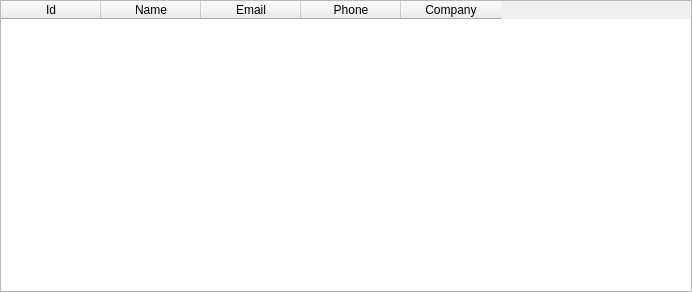
<?xml version="1.0" encoding="UTF-8"?>
<ui version="4.0">
 <class>ProvidersForm</class>
 <widget class="QWidget" name="ProvidersForm">
  <property name="geometry">
   <rect>
    <x>0</x>
    <y>0</y>
    <width>692</width>
    <height>292</height>
   </rect>
  </property>
  <property name="windowTitle">
   <string/>
  </property>
  <layout class="QVBoxLayout" name="verticalLayout">
   <property name="leftMargin">
    <number>0</number>
   </property>
   <property name="topMargin">
    <number>0</number>
   </property>
   <property name="rightMargin">
    <number>0</number>
   </property>
   <property name="bottomMargin">
    <number>0</number>
   </property>
   <item>
    <widget class="QTableWidget" name="tableWidget">
     <property name="selectionMode">
      <enum>QAbstractItemView::SingleSelection</enum>
     </property>
     <property name="selectionBehavior">
      <enum>QAbstractItemView::SelectRows</enum>
     </property>
     <column>
      <property name="text">
       <string>Id</string>
      </property>
     </column>
     <column>
      <property name="text">
       <string>Name</string>
      </property>
     </column>
     <column>
      <property name="text">
       <string>Email</string>
      </property>
     </column>
     <column>
      <property name="text">
       <string>Phone</string>
      </property>
     </column>
     <column>
      <property name="text">
       <string>Company</string>
      </property>
     </column>
    </widget>
   </item>
  </layout>
 </widget>
 <resources/>
 <connections/>
</ui>
